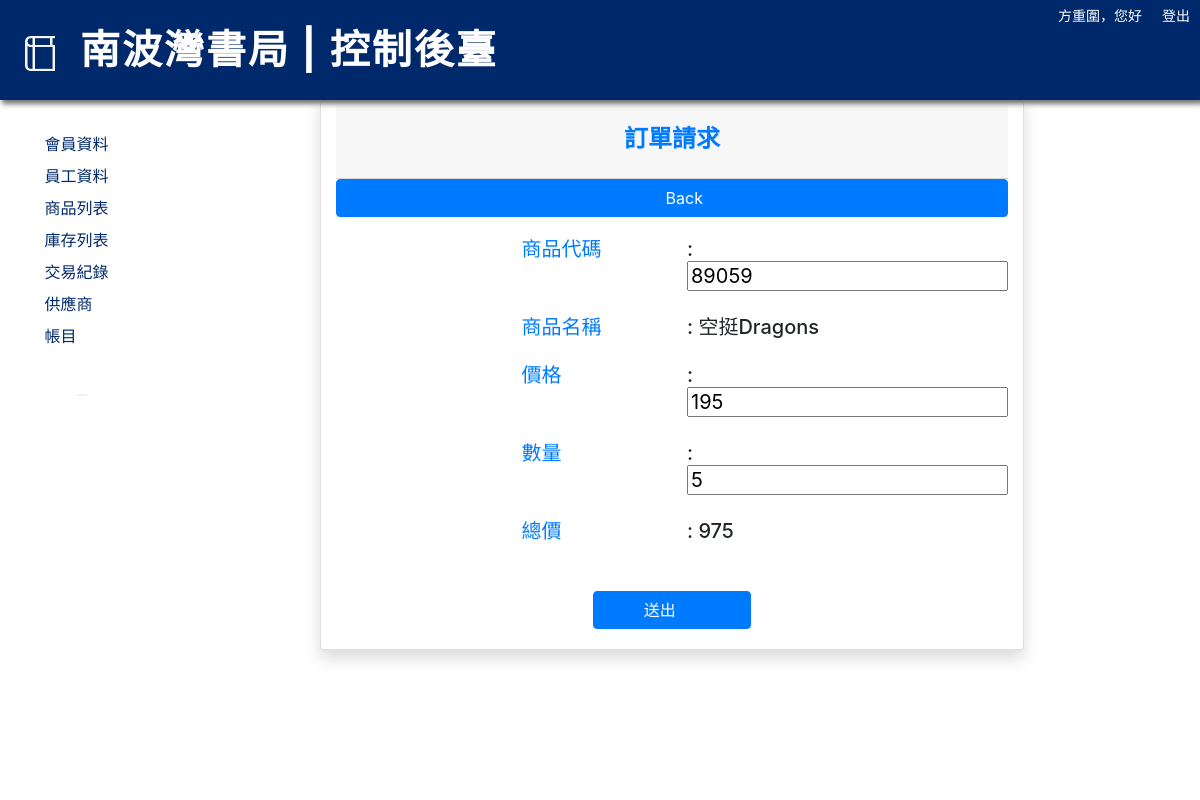
Page /results/control/stock_erp/stock_input_order.php?qty=5&P_ID=89059 (signed in) on the committed database.
### tables this page shows
CREATE TABLE `products` (
  `P_ID` int(20) NOT NULL COMMENT '商品編號',
  `P_name` varchar(30) NOT NULL COMMENT '商品名稱',
  `P_author` varchar(30) NOT NULL COMMENT '作者',
  `P_price` int(11) NOT NULL COMMENT '商品價格',
  `P_type_id` varchar(100) NOT NULL COMMENT '商品標籤',
  `P_NO` varchar(100) DEFAULT NULL COMMENT '系列作_編號',
  `P_content` varchar(100) DEFAULT NULL COMMENT '商品資訊',
  `P_data` date DEFAULT NULL COMMENT '出版日期',
  `P_ISBN` varchar(100) DEFAULT NULL COMMENT 'ISBN'
);

### results/control/stock_erp/stock_input_order.php (the view, shortened to what this page needs)
<?php
$root_cust = "/bookstore";
$root_local = $_SERVER['DOCUMENT_ROOT'] . $root_cust;
require_once($root_local . "/parts/header_control.php");
?>
<?php
if (isset($_GET['P_ID'])) {
    $P_ID = $_GET['P_ID'];
} else {
    jump_url("/results/control/stock_erp/stock_list.php");
}
if (isset($_GET['qty'])) {
    $qty = $_GET['qty'];
} else {
    $qty = 10;
}
$query = sprintf("SELECT * FROM products WHERE P_ID = %d", $P_ID);
$result = mysqli_query($link, $query);
$row = mysqli_fetch_assoc($result);
?>
<center>
    <div class="card shadow mb-4 col-xs-12 col-md-8 border-bottom-primary">
        <div class="card-header py-3">
            <h4 class="m-2 font-weight-bold text-primary">訂單請求</h4>
        </div>
        <a href="stock_list.php" type="button" class="btn btn-primary bg-gradient-primary btn-block"> <i class="fas fa-flip-horizontal fa-fw fa-share"></i> Back</a>
        <form class="card-body" action="#" method="post" name="form1" id="form1">
            <div class="form-group row text-left">
                <div class="col-sm-3 offset-3 text-primary ">
                    <h5>
                        商品代碼<br>
                    </h5>
                </div>
                <div class="col-sm-6">
                    <h5>
                        : <input type="text" name="P_ID" id="P_ID" readonly value="<?php echo $row['P_ID']; ?> "><br>
                    </h5>
                </div>
            </div>
            <div class="form-group row text-left">
                <div class="col-sm-3 offset-3 text-primary">
                    <h5>
                        商品名稱<br>
                    </h5>
                </div>
                <div class="col-sm-6">
                    <h5>
                        : <?php echo $row['P_name']; ?> <br>
                    </h5>
                </div>
            </div>
            <div class="form-group row text-left">
                <div class="col-sm-3 offset-3 text-primary">
                    <h5>
                        價格<br>
                    </h5>
                </div>
                <div class="col-sm-6">
                    <h5>
                        : <input type="text" name="P_price" id="P_price" readonly value="<?php echo $row['P_price']; ?> "><br>
                    </h5>
                </div>
            </div>
            <label class="form-group row text-left" for="qty">
                <div class="col-sm-3 offset-3 text-primary">
                    <h5>
                        數量<br>
                    </h5>
                </div>
                <div class="col-sm-6">
                    <h5>
                        : <input type="text" name="qty" id="qty" value="<?php echo $qty; ?>"><br>
                    </h5>
                </div>
            </label>
            <div class="form-group row text-left">
                <div class="col-sm-3 offset-3 text-primary">
                    <h5>
                        總價<br>
                    </h5>
                </div>
                <div class="col-sm-6">
                    <h5>
                        <div id="total">: <?php echo $qty * $row['P_price']; ?></div><br>
                    </h5>
                </div>
            </div>
            <button id="btn_sub" type="button" class="btn btn-primary bg-gradient-primary btn-block col-sm-3 ">送出 <i class="fas fa-flip-horizontal fa-fw fa-share"></i></button>
        </form>
    </div>
</center>
<?php
require_once($root_local . "/parts/footer_control.php");
?>

### main_flex.css (style rules this page uses)
body { width: 100%; margin: 0px auto; background-color: rgb(241, 242, 246); margin: 0px auto; font-family: "Noto Sans TC", sans-serif; }
a { text-decoration: none; }
@media screen and (max-width: 1280px) and (min-width: 600px) { body { width: 90vw; } }

### results/control/control.css (style rules this page uses)
body { width: 100%; }

### rows in the picture
products: P_ID "89059", P_name "空挺Dragons", P_price "195", $qty*$row['P_price'] "975"

### other values in the picture
$_SESSION['emp_name'] "方重圍"
